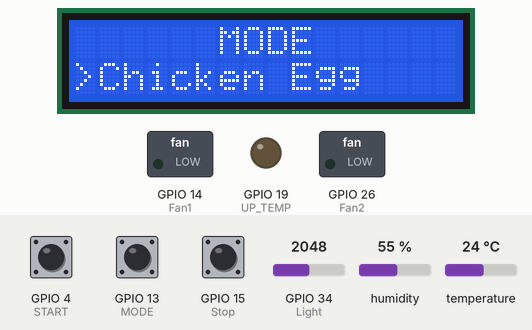
Simulated run of this sketch. Board: ESP32. Shown: 16×2 character LCD, switched loads named in the sketch (green lamp = pin HIGH), output pins drawn as LEDs (lit = HIGH). The test bench sets the inputs (shaded band); at power-on: GPIO 13 (MODE) HIGH, GPIO 4 (START) HIGH, humidity 55 %, temperature 24 °C, GPIO 15 (Stop) HIGH, GPIO 34 (Light) = 2048. WiFi joins after 1.5 s; servers stay silent unless stated.

Above: at 8.6 s.
8.7 s: GPIO 13 (MODE) pulled LOW for 1 s
At 10.3 s:
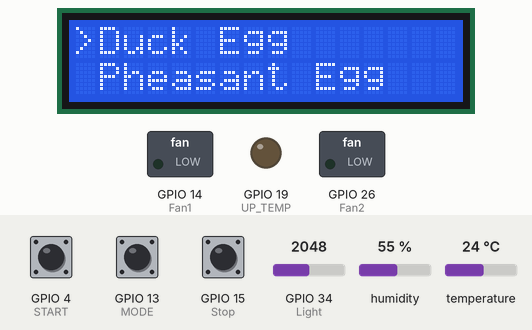
11.2 s: GPIO 4 (START) pulled LOW for 0.15 s
At 12.6 s:
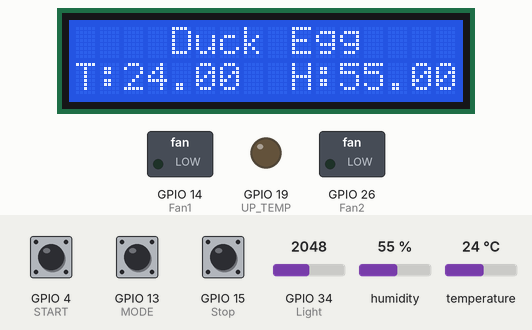
12.9 s: humidity set to 64 %
At 14.7 s:
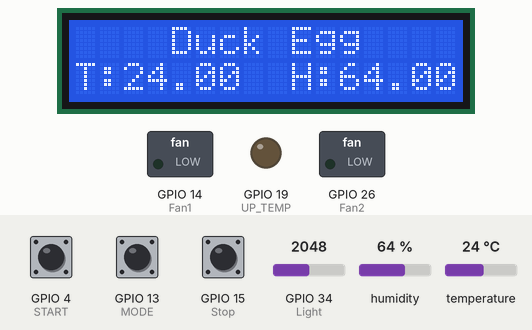
15.0 s: humidity set to 67 %
At 16.6 s:
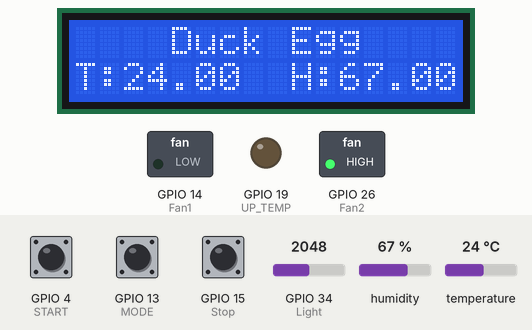
17.0 s: temperature set to 36.3 °C
At 18.2 s:
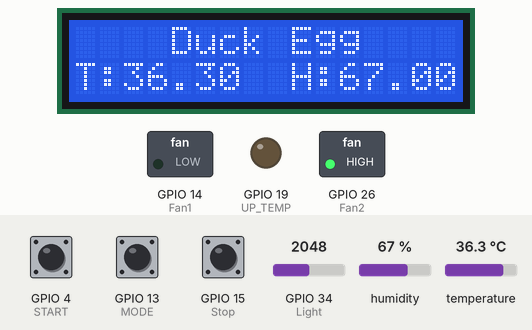
19.0 s: temperature set to 37.8 °C
At 20.0 s:
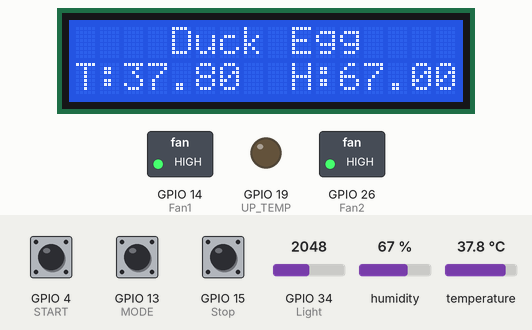
Timing chart, 0 to 22.0 s (numbered marks = the images above; inputs shaded):
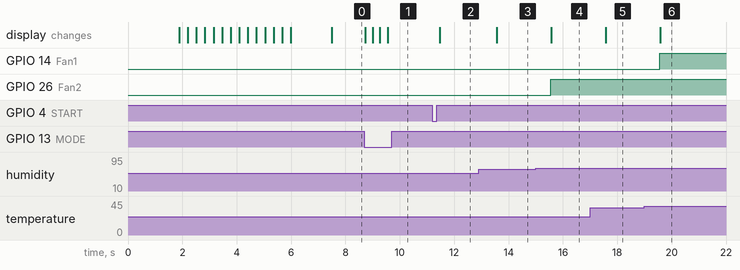

The sketch:

Egg.ino
```cpp
// Mode trứng gà, trứng vịt, trứng chim chỉ
//------------------------------------ Blynk
#define BLYNK_PRINT Serial

#define BLYNK_TEMPLATE_ID "TMPL6vUynz5WG"
#define BLYNK_TEMPLATE_NAME "SEHI"
#define BLYNK_AUTH_TOKEN "Uee95hgp2Talvo-NdpcgF7eiUFA9EHNt"

#include <WiFi.h>
#include <WiFiClient.h>
#include <BlynkSimpleEsp32.h>

char auth[] = "Uee95hgp2Talvo-NdpcgF7eiUFA9EHNt";
char ssid[] = "Egg";
char pass[] = "Egg123456789";
//--------------------------------------- DHT22
#include "DHT.h"
#define DHTPIN 27
#define DHTTYPE DHT22
DHT dht(DHTPIN, DHTTYPE);
//--------------------------------------- LCD
#include <Wire.h>
#include <LiquidCrystal_I2C.h>
LiquidCrystal_I2C lcd(0x27,16,2);
//------------------------------------ Ngoại vi
#define MODE 13
#define START 4
#define Stop 15

#define Fan1 14
#define Fan2 26 // Relay 2
#define UP_TEMP 19 // Máy sấy Relay 3
#define Light 34
#define Gas 35

#define Buzz 2
//---------------------------------- Varialble
int flag;
int Rb;
unsigned long TIme;
void setup(){
  Serial.begin(115200);

  Blynk.begin(BLYNK_AUTH_TOKEN, ssid, pass);

  dht.begin();

  lcd.init();
  lcd.backlight();
  lcd.clear();

  pinMode(Light,INPUT);
  pinMode(MODE,INPUT_PULLUP);
  pinMode(START,INPUT_PULLUP);
  pinMode(Stop,INPUT_PULLUP);
  pinMode(Fan1,OUTPUT);
  pinMode(Fan2,OUTPUT);
  pinMode(UP_TEMP,OUTPUT);

  Start();
  Mode();
}

void loop() { Blynk.run();
  UI();
  Run();
  Push_Data();
}

BLYNK_WRITE(V1){
  String Val = param.asString();
  if(Val == "M_1"){ flag = 1; Rb = 0;}
  if(Val == "M_2"){ flag = 1; Rb = 1;}
  if(Val == "M_3"){ flag = 1; Rb = 2;}
}
```

Func.ino
```cpp
void Temp_Sun(int A){ // Nhiệt độ mặt trời
 if(analogRead(Light) < 3000){
  if(dht.readTemperature() > A) {
    digitalWrite(Fan1,1);
  }

  if(dht.readTemperature() < A) {
    digitalWrite(Fan1,0);
  }
 }
}

void Temp_Night(int A){ // Nhiệt độ trời tối
 if(analogRead(Light) > 3000){
  if(dht.readTemperature() > A) {
    digitalWrite(Fan1,0);
    digitalWrite(UP_TEMP, 0);
  }

  if(dht.readTemperature() < A) {
    digitalWrite(Fan1,0);
    digitalWrite(UP_TEMP, 1);
  }
 }
}

void Humi(int A){
  if(dht.readHumidity() < A){
    digitalWrite(Fan2,0);
  }
  if(dht.readHumidity() > A){
    digitalWrite(Fan2,1);
  }
}

void Reset_Device(){
  digitalWrite(Fan1,0);
  digitalWrite(Fan2,0);
  digitalWrite(UP_TEMP,0);
}

void Push_Data(){
  if(millis() - TIme >= 1000){
    String A = String(dht.readTemperature()) + "x" + String(dht.readHumidity()) + "x";
    Blynk.virtualWrite(V0, A);
    TIme = millis();
  }
}
```

Tap_1.ino
```cpp
// TAP UI //

void Start(){
  for(int i = 1; i < 14; i++)
    {
     digitalWrite(Buzz,millis()/(i*50)%2);
     lcd.clear();
     lcd.setCursor(4+i,0); lcd.print("Wellcome");
     lcd.setCursor(3+i,1); lcd.print("SEHI"); delay(300);
    }
  lcd.clear();
  lcd.setCursor(6,0);
  lcd.print("SEHI");
  delay(1500);
}
void UI(){ // Giao diện của Hệ thống
  if(flag == 0 and digitalRead(MODE) == 0){
    if(Rb >= 2){lcd.clear(); Rb = 0; Mode();}
    else
    {
      lcd.clear(); Rb++; Mode();
    }
    delay(250);
  }

  if(digitalRead(START) == 0) {flag = 1; delay(250); lcd.clear();}
}

void Mode(){ // Hiển thị giao diện mode
  if(Rb == 0){
    lcd.setCursor(6,0);
    lcd.print("MODE");
    lcd.setCursor(0,1);
    lcd.print(">Chicken Egg");
  }
  if(Rb == 1){
    lcd.setCursor(0,0);
    lcd.print(">Duck Egg");
    lcd.setCursor(0,1);
    lcd.print(" Pheasant Egg");
  }
 if(Rb == 2){
    lcd.setCursor(0,0);
    lcd.print(" Duck Egg");
    lcd.setCursor(0,1);
    lcd.print(">Pheasant Egg");
    }
}

void Run(){
  while(flag == 1 and Rb == 0){ // Chicken
    Blynk.run();
    lcd.setCursor(3,0);
    lcd.print("Chicken Egg");
    lcd.setCursor(0,1);
    lcd.print("T:");
    lcd.print(dht.readTemperature());
    lcd.print("  H:");
    lcd.print(dht.readHumidity());
    Temp_Sun(37);
    Temp_Night(36);
    Humi(75);
    if(digitalRead(Stop)  == 0) {Reset_Device(); flag = 0; Rb = 0; delay(250); lcd.clear(); Mode(); return loop();}
  }
 while(flag == 1 and Rb == 1){ // Duck
    Blynk.run();
    lcd.setCursor(4,0);
    lcd.print("Duck Egg");
    lcd.setCursor(0,1);
    lcd.print("T:");
    lcd.print(dht.readTemperature());
    lcd.print("  H:");
    lcd.print(dht.readHumidity());
    Temp_Sun(37);
    Temp_Night(37);
    Humi(65);
    if(digitalRead(Stop)  == 0) {Reset_Device(); flag = 0; Rb = 0; delay(250); lcd.clear(); Mode(); return loop();}
  }
 while(flag == 1 and Rb == 2){ // Pheasant
    Blynk.run();
    lcd.setCursor(2,0);
    lcd.print("Pheasant Egg");
    lcd.setCursor(0,1);
    lcd.print("T:");
    lcd.print(dht.readTemperature());
    lcd.print("  H:");
    lcd.print(dht.readHumidity());
    Temp_Sun(36);
    Temp_Night(36);
    Humi(65);
    if(digitalRead(Stop)  == 0) {Reset_Device(); flag = 0; Rb = 0; delay(250); lcd.clear(); Mode(); return loop();}
  }
}
```

Measured:
- the behaviour switches between 65 and 66 % on humidity (found by bisection; images 3 and 4)
- the behaviour switches between 37 and 37.1 °C on temperature (found by bisection; images 5 and 6)
- after the input at 8.7 s, the display: changes at once (image 1)
- after the input at 11.2 s, the display: changes after 0.28 s (image 2)
- after the input at 12.9 s, the display: changes after 0.66 s (image 3)
- after the input at 15.0 s, GPIO 26 (Fan2): LOW → HIGH after 0.55 s; the display: changes after 0.57 s (image 4)
- after the input at 17.0 s, the display: changes after 0.57 s (image 5)
- after the input at 19.0 s, GPIO 14 (Fan1): LOW → HIGH after 0.56 s; the display: changes after 0.57 s (image 6)
